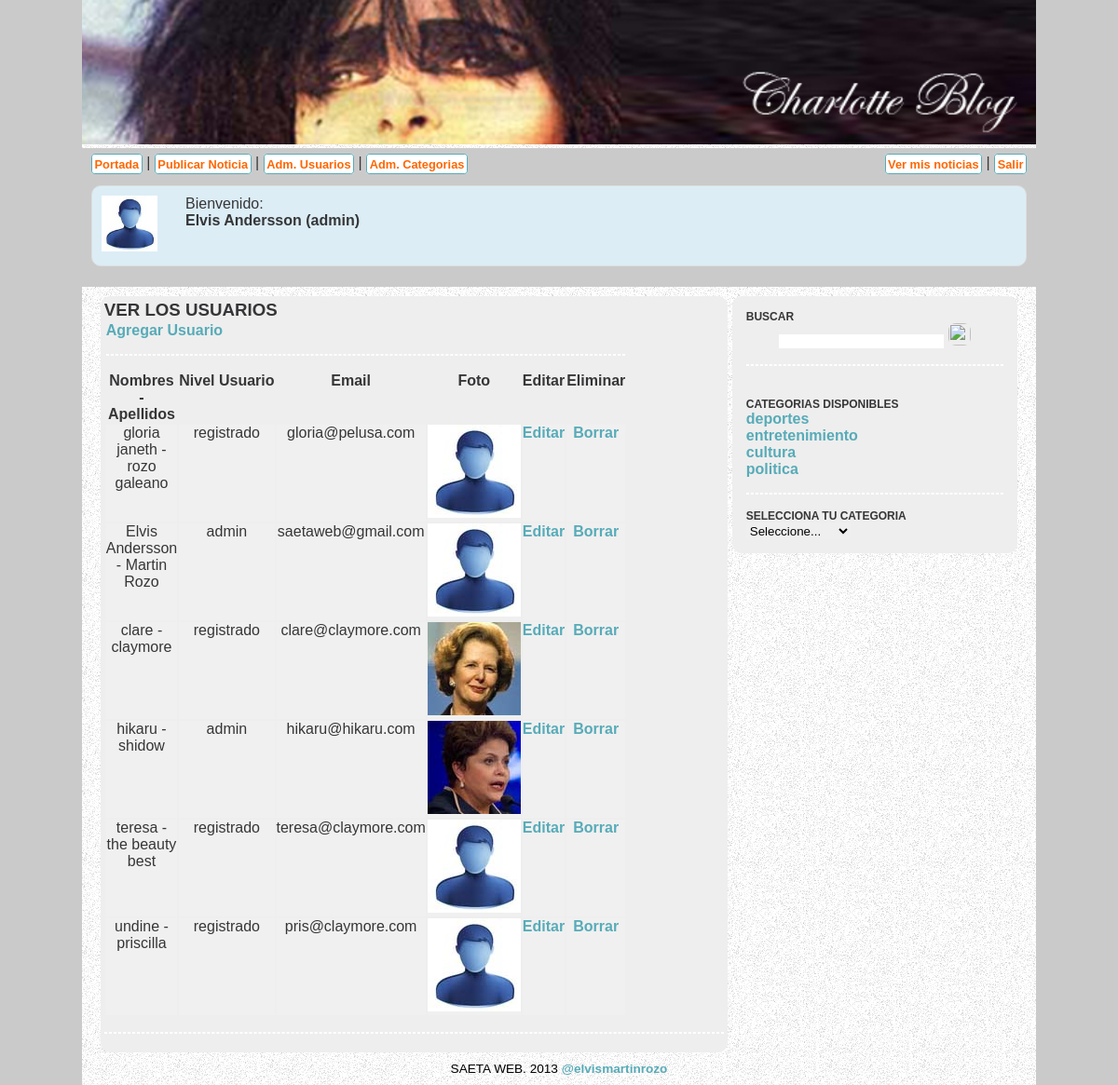
/?controlador=ver_usuarios (signed in), run on the app's committed database.
### tables this page shows
CREATE TABLE IF NOT EXISTS `usuarios` (
  `usuario_id` int(10) unsigned NOT NULL AUTO_INCREMENT,
  `nombres` varchar(200) NOT NULL,
  `apellidos` varchar(250) NOT NULL,
  `email` varchar(250) NOT NULL,
  `foto` varchar(100) DEFAULT NULL,
  `passwordjs` varchar(200) NOT NULL,
  `passwordjsphp` varchar(200) NOT NULL,
  `usuario_level` varchar(30) NOT NULL,
  `estado` varchar(30) NOT NULL,
  PRIMARY KEY (`usuario_id`)
);

CREATE TABLE IF NOT EXISTS `categorias` (
  `categoria_id` int(10) unsigned NOT NULL AUTO_INCREMENT,
  `nombre` varchar(200) NOT NULL,
  `categoria_imagen` varchar(200) NOT NULL,
  PRIMARY KEY (`categoria_id`)
);

### lib/config.php (called while the page is built, shortened)
<?php
class Configuracion
{
	private $mi_host = "localhost";
	private $mi_dbname = "portafolio_charlotte";
	private $mi_user = "elvis";
	private $mi_password = "siouxsie";
	public function conectarPDO()
	{
		$this->conexionPDO = new PDO("mysql:host=".$this->mi_host."; dbname=".$this->mi_dbname."", $this->mi_user, $this->mi_password);
		return $this->conexionPDO;
	}
	public static function ruta()
	{
		return 'http://localhost/PORTAFOLIO_charlotte/';
	}
}
?>

### model/usuariosModel.php (called while the page is built, shortened)
<?php
class Usuarios extends Configuracion
{
	private $conexionPDO;
	private $usuarios;
	public function __construct()
	{
		$this->conexionPDO = parent::conectarPDO();
		$this->usuarios = array();
	}
	private function set_names_UTF8()
    {
        return $this->conexionPDO->query("SET NAMES 'utf8'");
    }
	public function get_usuarios_admin()
	{
		self::set_names_UTF8();
		$sqlconsulta = "select * from usuarios";
		foreach($this->conexionPDO->query($sqlconsulta) as $registro)
		{
			$this->usuarios[] = $registro;
		}
		return $this->usuarios;
		$this->conexionPDO = null;
	}
}
?>

### controller/sidebar_ver_categoriasController.php (called while the page is built)
<?php
require_once("model/categoriasModel.php");
$objeto = new Categorias();
$las_categorias = $objeto->get_categorias();
require_once('view/sidebar_ver_categorias.php');
?>

### model/categoriasModel.php (called while the page is built, shortened)
<?php
class Categorias extends Configuracion
{
	private $conexionPDO;
	private $categorias;
	public function __construct()
	{
		$this->conexionPDO = parent::conectarPDO();
		$this->categorias = array();
	}
	private function set_names_UTF8()
    {
        return $this->conexionPDO->query("SET NAMES 'utf8'");
    }
	public function get_categorias()
	{
		self::set_names_UTF8();
		$sqlconsulta = "select categoria_id, nombre, categoria_imagen from categorias order by categoria_id asc";
		foreach($this->conexionPDO->query($sqlconsulta) as $registro)
		{
			$this->categorias[] = $registro;
		}
		return $this->categorias;
		$this->conexionPDO = null;
	}
}
?>

### view/ver_usuarios.php (the view, shortened to what this page needs)
<?php require_once("public/header.php"); ?>
<?php require_once("public/menu.php"); ?>
    <section id="contenido">
    	<section id="principal">
			<h1>VER LOS USUARIOS</h1>
<table>
<tr>
<td valingn="top" align="left" colspan="7">
<a href="<?php echo Configuracion::ruta(); ?>?controlador=registrar_usuario" title="Agregar Usuario">Agregar Usuario</a>
<hr />
</td>
</tr>
<tr style="font-weight: bold;">
<td valign="top" align="center" width="45">Nombres - Apellidos</td>
<td valign="top" align="center">Nivel Usuario</td>
<td valign="top" align="center">Email</td>
<td valign="top" align="center">Foto</td>
<td valign="top" align="center">Editar</td>
<td valign="top" align="center">Eliminar</td>
</tr>
            <?php
			for($i = 0; $i < sizeof($los_usuarios); $i++)
			{
			?>
        <tr style="background-color: #f0f0f0;">
			<td valign="top" align="center"><?php echo $los_usuarios[$i]["nombres"]." - ".$los_usuarios[$i]["apellidos"];?></td>
			<td valign="top" align="center"><?php echo $los_usuarios[$i]["usuario_level"];?></td>
			<td valign="top" align="center"><?php echo $los_usuarios[$i]["email"];?></td>
            <td valign="top" align="center">
            <img src="<?php echo Configuracion::ruta() . 'public/images/fotos/' . $los_usuarios[$i]["foto"]; ?>" width="100" height="100"/>
            </td>
            <td valign="top" align="center"><a href="<?php echo Configuracion::ruta(); ?>?controlador=editar_usuario&usuario_id=<?php echo $los_usuarios[$i]["usuario_id"]?>" title="Editar Usuario <?php echo $los_usuarios[$i]["nombres"]?>">Editar</a></td>
            <td valign="top" align="center"><a href="<?php echo Configuracion::ruta(); ?>?controlador=pre_borrar_usuario&nombres=<?php echo $los_usuarios[$i]["nombres"]?>&usuario_id=<?php echo $los_usuarios[$i]["usuario_id"]?>" title="Borrar Usuario <?php echo $los_usuarios[$i]["nombres"]?>">Borrar</a></td>
		</tr>
			<?php
			}
			?>
            </table>
            <hr />
    	</section>
<?php require_once("public/sidebar.php"); ?>
<?php require_once("public/footer.php"); ?>

### view/sidebar_ver_categorias.php (shortened to what this page needs)
<h2>BUSCAR</h2>
         <div align="center" class="buscador">
<input type="text" id="elsearch">
<a title="Buscar" onClick="enviarkeyword()">
<img src="public/images/lupa.png" width="24" height="24" border="0">
</a>
</div>
         <hr /><br />
<h2>CATEGORIAS DISPONIBLES</h2>
         <ul>
         <?php
for($i = 0; $i < sizeof($las_categorias); $i++)
{
?>
         	<li>
             	<a href="<?php echo Configuracion::ruta();?>?controlador=ver_noticias&categoria=<?php echo $las_categorias[$i]["categoria_id"];?>">
		<?php echo $las_categorias[$i]["nombre"];?>
                 </a>
             </li>
         <?php
}
?>
         </ul>
         <hr />
         <h2>SELECCIONA TU CATEGORIA</h2>
         <select id="selector" onchange="enviarcategoria()">
         	<option value="0">Seleccione...</option>
         </select>

### public/css/estilos.css (style rules this page uses)
* { border: 0; margin: 0; padding: 0; }
article, figcaption, figure, footer, header, hgroup, nav, section { display: block; }
body { background-color:#cacaca; color:#363638; font-family: "Chalet", Helvetica, Verdana; font-size: 1em; }
a { color: #57abb8; font-weight: bold; text-decoration: none; }
hr { border: 1px dashed #fff; margin: 1em 0; }
audio, iframe, img, video, iframe { max-width: 100%; }
header, section#contenido, footer { background: url(../images/fondo-interno.jpg); margin: 0 auto; max-width: 1024px; text-align:center; }
section#contenido { padding-top:10px; }
h2 { font-size:12px; }
section#principal, aside { background: #eeeeee; border-radius: 10px; display: inline-block; margin: 0 auto; max-width: 100%; padding: 0.25em; vertical-align: top; width: 65%; text-align:left; }
aside img, #img-acerca img, #video-acerca, #img-servicios { border-radius: 8px; }
ul li { list-style:none; }

### data on the page
usuarios: nombres "gloria janeth", apellidos "rozo galeano", usuario_level "registrado", email "gloria@pelusa.com", foto (picture)
usuarios: nombres "Elvis Andersson", apellidos "Martin Rozo", usuario_level "admin", email "saetaweb@gmail.com", foto (picture)
usuarios: nombres "clare", apellidos "claymore", usuario_level "registrado", email "clare@claymore.com", foto (picture)
usuarios: nombres "hikaru", apellidos "shidow", usuario_level "admin", email "hikaru@hikaru.com", foto (picture)
usuarios: nombres "teresa", apellidos "the beauty best", usuario_level "registrado", email "teresa@claymore.com", foto (picture)
usuarios: nombres "undine", apellidos "priscilla", usuario_level "registrado", email "pris@claymore.com", foto (picture)
categorias: nombre "deportes"
categorias: nombre "entretenimiento"
categorias: nombre "cultura"
categorias: nombre "politica"

### other printed values
$_SESSION['nombres'] "Elvis Andersson"
$_SESSION['usuario_level'] "admin"
